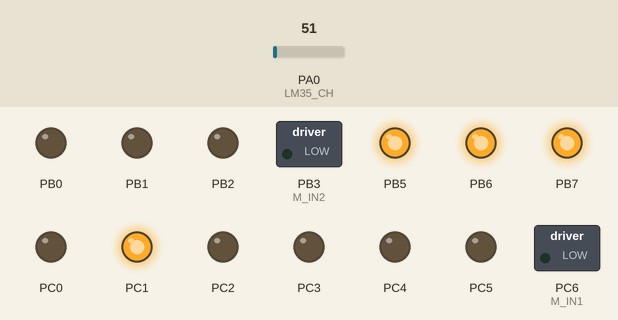
This program was run on a simulated ATmega32, built with avr-gcc and emulated at 8 MHz. Parts: switched loads named in the program (green lamp = pin HIGH), output pins drawn as LEDs (lit = HIGH). Wiring (inferred from the names in the program): character LCD (HD44780): RS PB4; E PA2; data PA3, PA4, PA5, PA6. The test bench sets the inputs (shaded band); at power-on: PA0 (LM35_CH) = 51. Pins used as bus, display or sensor lines are not drawn.

Above: at 1.2 s.
1.3 s: PA0 (LM35_CH) set to 97
4.3 s: PA0 (LM35_CH) set to 112
7.3 s: PA0 (LM35_CH) set to 86
10.3 s: PA0 (LM35_CH) set to 163
13.3 s: PA0 (LM35_CH) set to 71
16.3 s: PA0 (LM35_CH) set to 112
Timing chart, 0 to 19.3 s (numbered marks = the images above; inputs shaded):
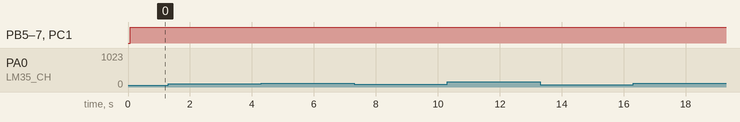

The program:

main.c
```c
#include "StdTypes.h"
#include "DIO_Interface.h"
#include "ADC_Interface.h"
#include "LCD_Interface.h"
#include "Sensors_interface.h"
#include "KeyPad_Interface.h"
#include "TEMP_Filter.h"
#include "SMOKE_Filter.h"
#include "SYSTEM_Manager.h"
#include "MOTOR_Interface.h"
#include "MOTION.h"
#define F_CPU 8000000
#include <util/delay.h>

int main(void)
{
	/*initialization*/
	DIO_init();
	ADC_Init(VREF_AVCC,ADC_SCALER_64);
	LCD_Init();
	KEYPAD_Init();
	TEMP_FilterInit();
	SMOKE_FilterInit();
	SYSTEM_ManagerInit();
	MOTOR_Init();
	MOTION_Init();


	while (1)
	{
		TEMP_FilterRunnable();
		if (GetSystemStatus() != FINE)
		{
			SMOKE_FilterRunnable();
		}
		SYSTEM_ManagerRunnable();
		MOTION_Runnable();
	}
}
```

MOTION.c
```c
#include "StdTypes.h"
#include "MOTOR_Interface.h"
#include "MOTOR_Cfg.h"
#include "SYSTEM_Manager.h"


void MOTION_Init(void){

}


void MOTION_Runnable(void){
	if (GetSystemStatus() == FIRE)
	{
		MOTOR_CW(M1);
	}else{
		MOTOR_Stop(M1);
	}
}
```

MOTION.h
```c
#ifndef MOTION_H_
#define MOTION_H_

void MOTION_Init(void);
void MOTION_Runnable(void);


#endif /* MOTION_H_ */
```

SMOKE_Filter.c
```c
#include "StdTypes.h"
#include "Sensors_interface.h"


#define  NO_OF_SAMPLES 10

typedef enum{
	FILLING,
	FILLED
}FILTER_STATUS;

static u16 smokeFilterArray[NO_OF_SAMPLES];
static u16 filterdResult;
static u8 index;
static FILTER_STATUS status ;


void SMOKE_FilterInit(){
	status = FILLING;
}

void SMOKE_FilterRunnable(){
	u32 sum = 0;
	if (index < NO_OF_SAMPLES)
	{
		smokeFilterArray[index] = SMOKE_Read();
		index++;
	}
	else{
		status = FILLED;
		index = 0;
	}

	if (status == FILLING)
	{
		filterdResult = smokeFilterArray[index-1];
	}
	else{
		for (u8 i = 0 ; i < NO_OF_SAMPLES ; i++)
		{
			sum += smokeFilterArray[i];
		}
		filterdResult = sum / NO_OF_SAMPLES;
	}
}

u16 SMOKE_FilterGetter(void){
	return filterdResult;
}
```

SMOKE_Filter.h
```c
#ifndef SMOKE_FILTER_H_
#define SMOKE_FILTER_H_


void SMOKE_FilterInit();
void SMOKE_FilterRunnable();
u16  SMOKE_FilterGetter(void);


#endif /* SMOKE_FILTER_H_ */
```

SYSTEM_Manager.c
```c
#include "StdTypes.h"
#include "ADC_Interface.h"
#include "LCD_Interface.h"
#include "SMOKE_Filter.h"
#include "TEMP_Filter.h"
#include "DIO_Interface.h"
#include "Utils.h"
#include "KeyPad_Interface.h"
#include "SYSTEM_Manager.h"

#define SYSTEM_MANAGER 1
#include "SYSTEM_Manager_Private.h"
#include "SYSTEM_Cfg.h"
#define F_CPU 8000000
#include <util/delay.h>


#define DELAY 2000

static SYSTEM_Status_type currentStatus = FINE;
static u8 initialEntery = 1;


//Init function of the system
void SYSTEM_ManagerInit(void){


}


//this function contains the runnable System Manager Code.
void SYSTEM_ManagerRunnable(void){

	if (currentStatus == FINE)
	{
		fineStateRunnable();

	}
	else if (currentStatus == HEAT)
	{
		heatStateRunnable();
	}
	else if (currentStatus == FIRE)
	{
		fireStateRunnable();
	}else
	{
		passwordEnteryStateRunnable();
	}

}


//this function manage the system in FINE state
static void fineStateRunnable(){
	u16 currentTemp;
	if (initialEntery)
	{
		LCD_Clear();
		resetLeds();
		DIO_WritePin(PINC1,HIGH);
		LCD_GoTo(0,6);
		LCD_WriteString("FINE");
		initialEntery = 0;
	}
	currentTemp = TEMP_FilterGetter();
	if (currentTemp > MAX_HYST_TEMP)
	{
		currentStatus = HEAT;
		initialEntery = 1;
	}
	LCD_GoTo(1,0);
	LCD_WriteString("TEMP:");
	LCD_WriteNumber(currentTemp);
	LCD_WriteString("C     ");

}

//this function manage the system in HEAT state
static void heatStateRunnable(){
	u16 smokePerc;
	u16 temp ;
	if (initialEntery)
	{
		LCD_Clear();
		resetLeds();
		DIO_WritePin(PINC2,HIGH);
		LCD_GoTo(0,6);
		LCD_WriteString("HEAT");
		initialEntery = 0;
	}
	smokePerc = SMOKE_FilterGetter();
	temp = TEMP_FilterGetter();

	//check smoke and temp to change state either to FIRE or FINE
	if (smokePerc > MAX_HYST_TEMP)
	{
		currentStatus = FIRE;
		initialEntery = 1;
	}
	else if(smokePerc < MAX_HYST_TEMP && temp < MIN_HYST_TEMP){
		currentStatus = FINE;
		initialEntery = 1;
	}
	LCD_GoTo(1,0);
	LCD_WriteString("SMOKE:");
	LCD_WriteNumber(smokePerc);
	LCD_WriteString("% ");
	LCD_WriteString("T:");
	LCD_WriteNumber(temp);
	LCD_WriteString("C  ");
}

//this function manage the system in FIRE state
static void fireStateRunnable(){
	u8 keyPressed ;
	if (initialEntery)
	{
		LCD_Clear();
		resetLeds();
		DIO_WritePin(PINC0,HIGH);
		DIO_WritePin(PINC5,HIGH);
		LCD_GoTo(0,6);
		LCD_WriteString("FIRE");
		LCD_GoTo(1,0);
		LCD_WriteString("PRESS 1 TO RESET SYSTEM");
		initialEntery = 0;
	}

	keyPressed = KEYPAD_GetKey();
	if (keyPressed == '1')
	{
		LCD_Clear();
		currentStatus = PASSWORD_ENTERY;
		initialEntery = 1;
	}
}


//this function manage the entry of password
static void passwordEnteryStateRunnable(){
	static c8 password[PASS_LEN+1];
	static u8 index;
	u8 keyPressed ;

	if (initialEntery)
	{
		LCD_Clear();
		LCD_GoTo(0,1);
		LCD_WriteString("ENTER PASSWORD");
		LCD_GoTo(1,5);
		initialEntery = 0;
	}

	keyPressed = KEYPAD_GetKey();

	if (keyPressed !='T')
	{
		if (keyPressed >= '0' && keyPressed<='9')
		{
			if (index < PASS_LEN)
			{
				password[index] = keyPressed;
				LCD_WriteChar(keyPressed);
				index++;
			}
		}

		if (keyPressed == '=')
		{
			password[index] = '\0';
			index = 0;
			if (string_compare(password,PASSWORD) == TRUE)
			{
				LCD_Clear();
				LCD_GoTo(0,3);
				LCD_WriteString("RESETTING");
				_delay_ms(DELAY);
				resetSystem();
			}
			else{
				LCD_Clear();
				LCD_GoTo(0,1);
				LCD_WriteString("WRONG PASSWORD");
				_delay_ms(DELAY);
				initialEntery = 1;
			}
		}
	}
}


//this function reset all LEDs to OFF state
static void resetLeds(){
	DIO_WritePin(PINC0,LOW);
	DIO_WritePin(PINC1,LOW);
	DIO_WritePin(PINC2,LOW);
}

//this function reset the system to FINE state
static void resetSystem(){
	DIO_WritePin(PINC5,LOW);
	currentStatus = FINE;
	initialEntery = 1;
}


//return current status of the system (STATUS GETTER)
SYSTEM_Status_type GetSystemStatus(){
	return currentStatus;
}
```

SYSTEM_Manager.h
```c
/*
 * SYSTEM_Manager.h
 *
 * Created: 7/4/2023 9:37:26 PM
 *  Author: mo2a
 */


#ifndef SYSTEM_MANAGER_H_
#define SYSTEM_MANAGER_H_

typedef enum {
	FINE,
	HEAT,
	FIRE,
	PASSWORD_ENTERY
}SYSTEM_Status_type;

void SYSTEM_ManagerInit(void);
void SYSTEM_ManagerRunnable(void);
SYSTEM_Status_type GetSystemStatus();

#endif /* SYSTEM_MANAGER_H_ */
```

TEMP_Filter.c
```c
#include "StdTypes.h"
#include "Sensors_interface.h"
#define F_CPU 8000000
#include "util/delay.h"


#define  NO_OF_SAMPLES 10

typedef enum{
	FILLING,
	FILLED
}FILTER_STATUS;

static u16 tempFilterArray[NO_OF_SAMPLES];
static u16 filterdResult;
static u8 index;
static FILTER_STATUS status ;


void TEMP_FilterInit(){
	status = FILLING;
}

void TEMP_FilterRunnable(){
	u8 i;
	u32 sum = 0;
	if (index < NO_OF_SAMPLES)
	{
		tempFilterArray[index] = TEMP_Read();
		index++;
	}
	else{
		status = FILLED;
		index = 0;
	}

	if (status == FILLING)
	{
		filterdResult = tempFilterArray[index-1];
	}
	else{
		for (i = 0 ; i < NO_OF_SAMPLES ; i++)
		{
			sum += tempFilterArray[i];
		}
		filterdResult = sum / NO_OF_SAMPLES;
	}
}

u16 TEMP_FilterGetter(void){
	return filterdResult;
}
```

TEMP_Filter.h
```c
#ifndef TEMP_FILTER_H_
#define TEMP_FILTER_H_

void TEMP_FilterInit();
void TEMP_FilterRunnable();
u16 TEMP_FilterGetter(void);


#endif /* TEMP_FILTER_H_ */
```

MemMap.h
```c
/*
* MemMap.h
*
* Created: 6/9/2023 8:15:05 PM
*  Author: mo2a
*/


#ifndef MEMMAP_H_
#define MEMMAP_H_

/************************************************************************/
/*							DIO REGISTERS                               */
/************************************************************************/
#define PORTA ((volatile unsigned char*)0x3B)
#define DDRA  ((volatile unsigned char*)0x3A)
#define PINA  ((volatile unsigned char*)0x39)

#define PORTB ((volatile unsigned char*)0x38)
#define DDRB  ((volatile unsigned char*)0x37)
#define PINB  ((volatile unsigned char*)0x36)


#define PORTC ((volatile unsigned char*)0x35)
#define DDRC  ((volatile unsigned char*)0x34)
#define PINC  ((volatile unsigned char*)0x33)

#define PORTD ((volatile unsigned char*)0x32)
#define DDRD  ((volatile unsigned char*)0x31)
#define PIND  ((volatile unsigned char*)0x30)


/************************************************************************/
/*							ADC REGISTERS                               */
/************************************************************************/
#define ADMUX	(*(volatile unsigned char*)0x27)

#define ADLAR	5
#define REFS0	6
#define REFS1	7

#define ADCSRA	(*(volatile unsigned char*)0x26)
#define ADPS0	0
#define ADPS1	1
#define ADPS2	2
#define ADIE	3
#define ADIF	4
#define ADATE	5
#define ADSC	6
#define ADEN	7

#define ADCL	(*(volatile unsigned char*)0x24)
#define ADCH	(*(volatile unsigned char*)0x25)


#endif /* MEMMAP_H_ */
```

Utils.c
```c
/*
 * Utils.c
 *
 * Created: 6/18/2023 2:13:44 AM
 *  Author: mo2a
 */

#include "StdTypes.h"

u8 strLen(c8* str){
	u8 i = 0;
	for (i =0;str[i];i++);
	return i;
}

Bool_t string_compare(c8 *str1, c8 *str2)
{

	u16 i;
	Bool_t equal = TRUE;

	for (i = 0; str1[i] != 0 || str2[i] != 0; i++)
	{
		if (str1[i] != str2[i])
		{
			equal = FLASE;
		}
	}

	return equal;
}
```

Utils.h
```c
/*
* UTILS.h
*
* Created: 6/9/2023 8:37:14 PM
*  Author: momen mohamed
*/


#ifndef UTILS_H_
#define UTILS_H_

#define READ_BIT(reg,bit)  (((reg)>>(bit))&1)
#define SET_BIT(reg,bit)  (reg = (reg) | (1<<(bit)))
#define TOGGLE_BIT(reg,bit)  (reg = (reg) ^ (1<<(bit)))
#define CLEAR_BIT(reg,bit)  (reg = (reg) & (~(1<<(bit))))

typedef enum {
	POSITIVE,
	NEGATIVE
}Sign_type;

u8 strLen(c8* str);
Bool_t string_compare(char *str1, char *str2);

#endif /* UTILS_H_ */
```

SYSTEM_Cfg.h
```c
#ifndef SYSTEM_CFG_H_
#define SYSTEM_CFG_H_

#define PASSWORD	"12345"	   //change the password
#define PASS_LEN	5		   //change the length of the password
#define MIN_HYST_TEMP 45	  //select minimum hysteresis temperature
#define MAX_HYST_TEMP 50	 //select maximum hysteresis temperature


#endif /* SYSTEM_CFG_H_ */
```

keyPad_Cfg.h
```c
/*
* keyPad_Cfg.h
*
* Created: 6/17/2023 9:08:21 PM
*  Author: mo2a
*/


#ifndef KEYPAD_CFG_H_
#define KEYPAD_CFG_H_

#define FIRST_OUTPUT PINB4
#define FIRST_INPUT  PIND2
#define NO_KEY	'T'

#define ROWS 4
#define COLS 4


#if KEYPAD_PRG
static u8 KeysArr[ROWS][COLS] = {{'7','8','9','/'},
						        {'4','5','6','*'},
						        {'1','2','3','-'},
						        {'C','0','=','+'},};
#endif


#endif /* KEYPAD_CFG_H_ */
```

LCD_Cfg.h
```c
/*
 * LCD_Cfg.h
 *
 * Created: 6/12/2023 8:52:17 PM
 *  Author: mo2a
 */


#ifndef LCD_CFG_H_
#define LCD_CFG_H_

#define _4_BIT 0
#define _8_BIT 1


#define LCD_MODE _4_BIT

#define RS PINA1
#define EN PINA2

/****************** 4Bit Mode ***********************/
#define D4 PINA3
#define D5 PINA4
#define D6 PINA5
#define D7 PINA6

/****************** 8Bit Mode ***********************/

#define LCD_PORT PA


#endif /* LCD_CFG_H_ */
```

MOTOR_Cfg.c
```c
/*
* MOTOR_Cfg.c
*
* Created: 6/12/2023 12:18:33 AM
*  Author: mo2a
*/

#include "StdTypes.h"
#include "DIO_Interface.h"
#include "MOTOR_Interface.h"
#include "MOTOR_Private.h"

/*******************MOTORS PIN CONFIG *******************/

const MOTOR_Config_Type MOTOR_PinsConifgArr[TOTAL_MOTORS] = {
	{
		.M_IN1 = PINC6,		//M1_INIT1
		.M_IN2 = PINC7		//M2_INIT2
	},
	{
		.M_IN1 = PINB2,		//M2_INIT1
		.M_IN2 = PINB3,		//M2_INIT2
	},
	{
		.M_IN1 = PINC0,		//M3_INIT1
		.M_IN2 = PINC1,		//M3_INIT2
	},
	{
		.M_IN1 = PINC2,		//M4_INIT1
		.M_IN2 = PINC3,		//M4_INIT2
	},
};
```

MOTOR_Cfg.h
```c
/*
* MOTOR_Cfg.h
*
* Created: 6/10/2023 9:13:10 PM
*  Author: momen mohamed
*/


#ifndef MOTOR_CFG_H_
#define MOTOR_CFG_H_

/*******************PIN CONFIG *******************/

/*M1*/

#define M1_IN1 PIND0
#define M1_IN2 PIND1

/*M2*/

#define M2_IN1 PIND2
#define M2_IN2 PIND3

/*M3*/

#define M3_IN1 PIND4
#define M3_IN2 PIND5

/*M4*/

#define M4_IN1 PIND6
#define M4_IN2 PIND7


#endif /* MOTOR_CFG_H_ */
```

Sensors_Cfg.h
```c
#ifndef SENSORS_CFG_H_
#define SENSORS_CFG_H_


#define LM35_CH	CH_0
#define MPX_4115 CH_0
#define SMOKE_CH CH_7

#endif /* SENSORS_CFG_H_ */
```

KeyPad.c
```c
/*
* KeyPad.c
*
* Created: 6/17/2023 9:07:19 PM
*  Author: momen moahmed
*/

#define KEYPAD_PRG 1

#include "StdTypes.h"
#include "DIO_Interface.h"
#include "KeyPad_Interface.h"
#include "keyPad_Cfg.h"

void KEYPAD_Init(void){
	u8 r;
	for (r = 0 ; r < ROWS ; r++)
	{
		DIO_WritePin(FIRST_OUTPUT+r,HIGH);
	}
}


u8 KEYPAD_GetKey(){

	u8 r,c,key = NO_KEY;

	for (r = 0 ; r < ROWS ; r++)
	{
		DIO_WritePin(FIRST_OUTPUT+r,LOW);
		for (c=0 ; c < COLS ; c++)
		{
			if (DIO_ReadPin(FIRST_INPUT+c) == LOW)
			{
				key = KeysArr[r][c];
				while(DIO_ReadPin(FIRST_INPUT+c) == LOW);
			}
		}
		DIO_WritePin(FIRST_OUTPUT+r,HIGH);
	}
	return key;
}
```

KeyPad_Interface.h
```c
/*
 * KeyPad_Interface.h
 *
 * Created: 6/17/2023 9:07:50 PM
 *  Author: mo2a
 */


#ifndef KEYPAD_INTERFACE_H_
#define KEYPAD_INTERFACE_H_

#include "keyPad_Cfg.h"

void KEYPAD_Init(void);
u8 KEYPAD_GetKey();


#endif /* KEYPAD_INTERFACE_H_ */
```

LCD.c
```c
/*
* LCD.c
*
* Created: 6/12/2023 8:50:52 PM
*  Author: momen mohamed
*/

#include "StdTypes.h"
#include "Utils.h"
#include "DIO_Interface.h"
#include "LCD_Interface.h"
#include "LCD_Cfg.h"
#include "LCD_Private.h"
#define F_CPU 8000000
#include "util/delay.h"

static u8 current_linePos;
static u8 current_cellPos;

//static void IncrementCellPosition(){
//current_cellPos++;
//if (current_cellPos > 15 && current_linePos == 0)
//{
//LCD_GoTo(1,0);
//current_cellPos = 0;
//current_linePos = 1;
//
//}else if (current_cellPos > 15 && current_linePos == 1){
//LCD_GoTo(0,0);
//current_cellPos = 0;
//current_linePos = 0;
//}
//}

#if LCD_MODE == _8_BIT
static void WriteIns(u8 ins){
	DIO_WritePin(RS,LOW);
	DIO_WritePort(PA,ins); // 8 bit 16
	DIO_WritePin(EN,HIGH);
	_delay_us(1);
	DIO_WritePin(EN,LOW);
	_delay_ms(1);
}

static void WriteData(u8 data){
	DIO_WritePin(RS,HIGH);
	DIO_WritePort(PA,data); // 8 bit data, 2lines ( 1/16 )
	DIO_WritePin(EN,HIGH);
	_delay_ms(1);
	DIO_WritePin(EN,LOW);
	_delay_ms(1);
}

void LCD_Init(void){
	_delay_ms(50);
	WriteIns(0x38);
	WriteIns(0x0c);
	WriteIns(0x01);
	_delay_ms(1);
	WriteIns(0x06);
}
#else

static void WriteIns(u8 ins){
	DIO_WritePin(RS,LOW);
	DIO_WritePin(D7,READ_BIT(ins,7));
	DIO_WritePin(D6,READ_BIT(ins,6));
	DIO_WritePin(D5,READ_BIT(ins,5));
	DIO_WritePin(D4,READ_BIT(ins,4));

	DIO_WritePin(EN,HIGH);
	_delay_ms(1);
	DIO_WritePin(EN,LOW);

	DIO_WritePin(D7,READ_BIT(ins,3));
	DIO_WritePin(D6,READ_BIT(ins,2));
	DIO_WritePin(D5,READ_BIT(ins,1));
	DIO_WritePin(D4,READ_BIT(ins,0));

	DIO_WritePin(EN,HIGH);
	_delay_ms(1);
	DIO_WritePin(EN,LOW);
	_delay_ms(2);
}

static void WriteData(u8 data){
	DIO_WritePin(RS,HIGH);
	DIO_WritePin(D7,READ_BIT(data,7));
	DIO_WritePin(D6,READ_BIT(data,6));
	DIO_WritePin(D5,READ_BIT(data,5));
	DIO_WritePin(D4,READ_BIT(data,4));
	DIO_WritePin(EN,HIGH);
	_delay_ms(1);
	DIO_WritePin(EN,LOW);

	DIO_WritePin(D7,READ_BIT(data,3));
	DIO_WritePin(D6,READ_BIT(data,2));
	DIO_WritePin(D5,READ_BIT(data,1));
	DIO_WritePin(D4,READ_BIT(data,0));

	DIO_WritePin(EN,HIGH);
	_delay_us(1);
	DIO_WritePin(EN,LOW);
	_delay_us(1);
}

void LCD_Init(void){
	_delay_ms(50);
	WriteIns(0x02);
	WriteIns(0x28);
	WriteIns(0x0c);
	WriteIns(0x01);
	_delay_ms(1);
	WriteIns(0x06);
}
#endif


void LCD_WriteChar(u8 ch){
	WriteData(ch);
	//IncrementCellPosition();
}

void LCD_WriteString(c8* str){
	u8 i ;
	for (i = 0 ; str[i];i++)
	{
		LCD_WriteChar(str[i]);
	}
}

void LCD_WriteNumber(s32 num){
	u8 str[30];
	u8 rem,i = MIN_U8;
	Sign_type sign = POSITIVE;
	if (num == 0)
	{
		LCD_WriteChar('0');
		return;
	}

	if (num < 0)
	{
		num = -num;
		sign = NEGATIVE;
	}

	while(num){
		rem = num % (u8)10;
		num /= (u8)10;
		str[i] = rem+(u8)'0';
		i++;
	}
	if (sign)
	{
		str[i] = '-';
		i++;
	}
	for (;i >0;i--)
	{
		LCD_WriteChar(str[i-1]);
	}
}

void LCD_WriteNumber_4D(u16 num){
	LCD_WriteChar(((num%10000)/1000)+'0');
	LCD_WriteChar(((num%1000)/100)+'0');
	LCD_WriteChar(((num%100)/10)+'0');
	LCD_WriteChar(((num%10)/1)+'0');
}

void LCD_WriteBinary(u8 num){
	u8 i ,result,flag = 0;
	for (i = 8 ; i > 0;i--)
	{
		result = READ_BIT(num,i-1);
		if (result)
		{
			flag = 1;
		}
		if (flag)
		{
			LCD_WriteChar(result+(u8)'0');
		}
	}
}


//void LCD_WriteHex(u8 num){
//u8 digit,i,noOfDigits = 2;
//
//for (i = 0 ; i<(u8)noOfDigits; i++)
//{
//if (i < noOfDigits-1)
//{
//digit = num / 16;
//}
//else{
//digit = num;
//}
//if (digit != 0 || i == noOfDigits - 1)
//{
//if (digit > 9)
//{
//digit = digit - (u8) 10 +'A';
//LCD_WriteChar(digit);
//
//}
//else{
//LCD_WriteNumber(digit);
//}
//}
//num = num %16;
//}
//}


void LCD_WriteHex(u8 num){
	u8 digit,i,noOfDigits = 2;
	u8 mask = 0xF0;
	for (i = 0 ; i<(u8)noOfDigits; i++)
	{
		digit = (mask & num) >>(4*(noOfDigits - i-1));
		if (digit != 0 || i == noOfDigits - 1)
		{
			if (digit > 9)
			{
				digit = digit - (u8) 10 +'A';
				LCD_WriteChar(digit);
			}
			else{
				LCD_WriteNumber(digit);
			}
		}
		mask = mask >>4;
	}
}

void LCD_GoTo(u8 line,u8 cell){
	current_linePos = line;
	current_cellPos = cell;

	if (line == 0)
	{
		WriteIns(LINE0_ADD+cell);
	}
	else if(line == 1){
		WriteIns(LINE1_ADD+cell);
	}
}

void LCD_WriteStringGoTo(u8 line,u8 cell,c8* str)
{
	LCD_GoTo(line,cell);
	LCD_WriteString(str);
}

void LCD_Clear(){
	WriteIns(0x01);
	_delay_ms(1);
}

void LCD_CLearPosition(u8 line ,u8 cell , u8 NoOfCells){
	u8 i;
	LCD_GoTo(line,cell);
	for (i =0 ;i < NoOfCells;i++)
	{
		LCD_WriteChar(' ');
	}
}

void LCD_AddCustomPattern(u8 address,u8* pattern){
	u8 i;
	WriteIns(CGRAM_ADDRESS+address*8);
	for (i=0;i<8;i++)
	{
		WriteData(pattern[i]);
	}
}


//return to CGROM after writing custom character to CGRAM
void LCD_GOHOME(void){
	LCD_GoTo(0,0);
}
```

LCD_Interface.h
```c
/*
* LCD_Interface.h
*
* Created: 6/12/2023 8:50:07 PM
*  Author: mo2a
*/


#ifndef LCD_INTERFACE_H_
#define LCD_INTERFACE_H_


/**line 0:1	cell:0:15**/
void LCD_GoTo(u8 line,u8 cell);
void LCD_Init(void);
void LCD_WriteString(c8* str);
void LCD_WriteChar(u8 ch);
void LCD_WriteNumber(s32 num);
void LCD_WriteNumber_4D(u16 num);
void LCD_WriteHex(u8 num);
void LCD_WriteBinary(u8 num);
void LCD_Clear(void);
void LCD_CLearPosition(u8 line ,u8 cell , u8 NoOfCells);
void LCD_WriteStringGoTo(u8 line,u8 cell,c8* str);
void LCD_AddCustomPattern(u8 address,u8* pattern);
void LCD_GOHOME(void);

/********************* move on lcd **************************/

#endif /* LCD_INTERFACE_H_ */
```

MOTOR_Interface.h
```c
/*
* MOTOR_Interface.h
*
* Created: 6/10/2023 9:12:46 PM
*  Author: mo2a
*/


#ifndef MOTOR_INTERFACE_H_
#define MOTOR_INTERFACE_H_

typedef enum{
	M1 = 0,
	M2,
	M3,
	M4,
	TOTAL_MOTORS
}MOTOR_type;

typedef enum{
	FW,
	BW
}MOTOR_Direction;

typedef enum{
	STOP,
	MOVE
}MOTOR_Status;

void MOTOR_Init(void);
void MOTOR_Stop(MOTOR_type m);
void MOTOR_CW(MOTOR_type m);
void MOTOR_CCW(MOTOR_type m);


#endif /* MOTOR_INTERFACE_H_ */
```

Source omitted: MOTOR.c (1088 bytes), Sensors.c (491 bytes), Sensors_interface.h (250 bytes), SYSTEM_Manager_Private.h (340 bytes), DIO_Cfg.c (1199 bytes), DIO_Cfg.h (143 bytes), LCD_Private.h (251 bytes), MOTOR_Private.h (313 bytes), ADC.c (1509 bytes), ADC_Interface.h (621 bytes), DIO.c (3252 bytes), DIO_Interface.h (951 bytes) and 2 more

Measured:
- after the input at 1.3 s, every drawn part: stays the same
- after the input at 4.3 s, every drawn part: stays the same
- after the input at 7.3 s, every drawn part: stays the same
- after the input at 10.3 s, every drawn part: stays the same
- after the input at 13.3 s, every drawn part: stays the same
- after the input at 16.3 s, every drawn part: stays the same
